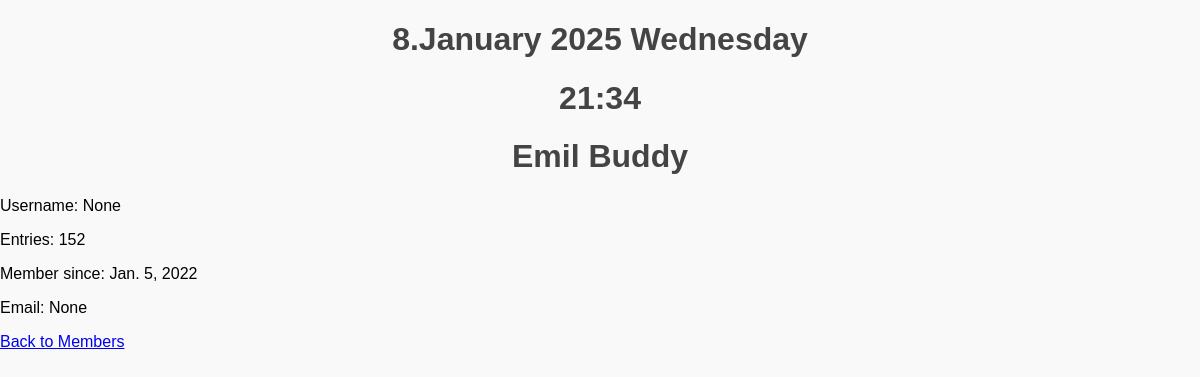
Page /members/members/details/1 on the committed database.
### members/models.py (models this page shows)
class Member(models.Model):
  username = models.CharField(max_length=255, unique=True, null=True)
  firstname = models.CharField(max_length=255, null=True)
  lastname = models.CharField(max_length=255, null=True)
  email = models.EmailField(max_length=255, unique=True, null=True)
  entries = models.IntegerField(default =0)
  joined_date = models.DateField(null=True)
  password = models.CharField(max_length=255, null=True)

### members/views.py (the view)
def details(request, id):
    mymember = Member.objects.get(id=id)
    template = loader.get_template ('details.html')
    context = {
        'mymember' : mymember,
    }
    return HttpResponse(template.render(context, request))

### members/templates/details.html (shortened to what this page needs)
{% extends "masters.html" %}
{% block content %}
  <h1>{{ mymember.firstname }} {{ mymember.lastname }}</h1>
  <p>Username: {{ mymember.username }}</p>
  <p>Entries: {{ mymember.entries }}</p>
  <p>Member since: {{ mymember.joined_date }}</p>
  <p>Email: {{ mymember.email }}</p>
  <p><a href="/members">Back to Members</a></p>
{% endblock %}

### members/static/first.css (style rules this page uses)
body { font-family: Arial, sans-serif; background-color: #f9f9f9; margin: 0; padding: 0; }
h1 { text-align: center; color: #444; }

### rows in the picture
Member: firstname "Emil", lastname "Buddy", username "None", entries "152", joined_date "Jan. 5, 2022", email "None"
